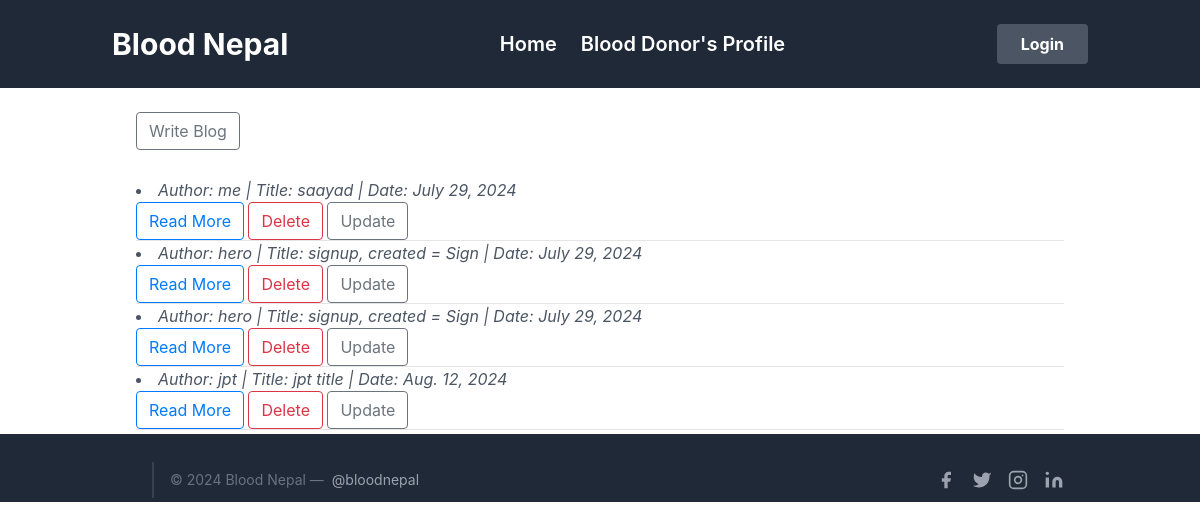
Screenshot of /blog/ with the database file from the repository.
### blog/models.py (models this page shows, shortened)
class Blog(models.Model):
    user = models.ForeignKey(User, on_delete=models.CASCADE, null=True)
    signup = models.ForeignKey(SignUp, on_delete=models.CASCADE, null= True)
    title = models.CharField('title',max_length=30)
    date = models.DateField(default=timezone.now,null=True,blank=False)
    content = models.TextField()
    list_display = ('user', 'title', 'author','date')

### blog/views.py (the view)
# urls.py: path("", views.blog, name="blog"),
def blog(request):
    username = request.user.username # Gets the username of user who is logged in from User table
    blog_post = Blog.objects.all()
    context = {'username':username,'blog_post':blog_post}
    return render(request, "blog/blog.html", context)

### blog/templates/blog/blog.html (shortened to what this page needs)
{% extends 'profile/base.html' %}
{% load static %}
{% block body %}
  <div class="container text-justify px-5 py-4 mx-auto">
  <a href="{% url 'write_blog' %}">
    <button class="btn btn-outline-secondary my-2 my-sm-0" type="submit">
        Write Blog
  </button>
</a>
</div>
  <section class="text-gray-600 body-font">
    <div class="container px-5 py-1 mx-auto justify-content-centre">
      {% for blogs in blog_post %}
          <li><em>Author: {{blogs.user}} |    Title: {{blogs.title}} | Date: {{blogs.date}} </em>
        </li>
          <a href="{% url 'read_post' blogs.id %}"> <button class="btn btn-outline-primary my-2 my-sm-0" type="submit">
            Read More
        </button> </a>
          <a href="{% url 'delete_blog' blogs.id %}">
            <button class="btn btn-outline-danger my-2 my-sm-0" type="submit">
              Delete
          </button>
          </a>
          <a href="{% url 'update_blog' blogs.id %}">
            <button class="btn btn-outline-secondary my-2 my-sm-0" type="submit">
              Update
          </button>
          </a>
          <hr>
      {% endfor %}
    </div>
{% endblock %}

### rows the page displays
Blog: user "me", title "saayad", date "July 29, 2024"
Blog: user "hero", title "signup, created = Sign", date "July 29, 2024"
Blog: user "hero", title "signup, created = Sign", date "July 29, 2024"
Blog: user "jpt", title "jpt title", date "Aug. 12, 2024"
